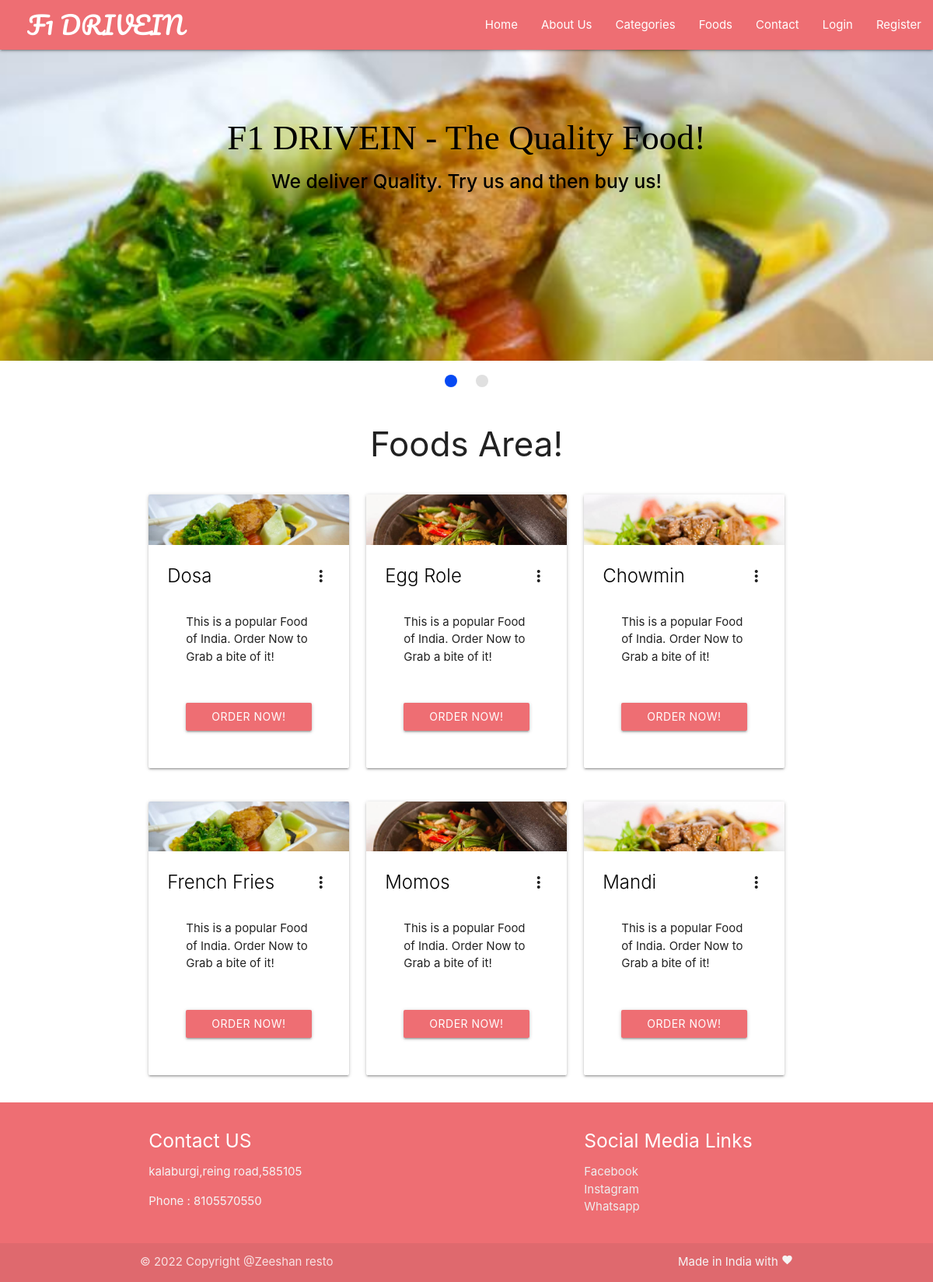
Screenshot of /foods.php with the database file from the repository.
### tables this page shows
CREATE TABLE `food` (
  `id` int(11) NOT NULL,
  `cat_id` int(10) NOT NULL,
  `fname` varchar(50) NOT NULL,
  `description` varchar(250) NOT NULL
);

### chunks/foods.php (the view, shortened to what this page needs)
<?php
require('backends/connection-pdo.php');
if (isset($_REQUEST['id'])) {
	$sql = 'SELECT * FROM food WHERE cat_id = "'.$_REQUEST['id'].'"';
} else {
	$sql = 'SELECT * FROM food';
}
$query  = $pdoconn->prepare($sql);
$query->execute();
$arr_all = $query->fetchAll(PDO::FETCH_ASSOC);
?>
<section class="fcategories">
	<div class="container">
		<div class="section white center">
			<h3 class="header">Foods Area!</h3>
		</div>
		<?php if (count($arr_all) == 0) {
	echo '<div class="section gray center" style="border: 1px solid black; border-radius: 5px;">
			<p class="header">Sorry No Categories to Display!</p>
		</div>';
} else {  ?>
<?php for ($i=1; $i <= count($arr_all); ) { ?>
		<div class="row">
			<?php for ($j=1; $j <= 3; $j++) { ?>
			<div class="col s12 m4">
				<div class="card">
				    <div class="card-image waves-effect waves-block waves-light">
				      <img class="activator" src="images/banner<?php echo $j; ?>.jpg">
				    </div>
				    <div class="card-content">
				      <span class="card-title activator grey-text text-darken-4"><a class="black-text" href=""><?php echo $arr_all[$i+$j-2]['fname']; ?></a><i class="material-icons right">more_vert</i></span>
				      <div class="card-content">
			          <p>This is a popular Food of India. Order Now to Grab a bite of it!</p>
			        </div>
			        <div class="card-content center">
			          <a href="backends/order-food.php?id=<?php echo $arr_all[$i+$j-2]['id']; ?>" style="background: #ee6e73;" class="btn waves-effect waves-block waves-light" href="">Order Now!</a>
			        </div>
				    </div>
				  </div>
			</div>
			<?php } ?>
			<?php $i = $i + 3; ?>
		</div>
		<?php
				}
			}
		?>
	</div>
</section>

### foods.php (shortened to what this page needs)
<!DOCTYPE html>
<html lang="en">
<head>
	<link rel="stylesheet" href="https://cdnjs.cloudflare.com/ajax/libs/materialize/1.0.0/css/materialize.min.css">
	<link rel="stylesheet" href="css/style.css">
</head>
<body>
	<?php require('chunks/navbar.php'); ?>
	<?php require('chunks/banner-slider.php'); ?>
	<?php require('chunks/foods.php'); ?>
	<?php require('chunks/footer.php'); ?>
</body>
</html>

### chunks/navbar.php (shortened to what this page needs)
<section class="fnavbar">
		<div class="navbar-fixed">
		<nav>
		    <div class="nav-wrapper">
		      <a href="#" class="brand-logo">F1 DRIVEIN</a>
		      <ul class="right hide-on-med-and-down">
		        <li><a href="/RestroGirls" class="hvr-grow">Home</a></li>
		        <li><a href="/RestroGirls/about-restro-girls.php" class="hvr-grow">About Us</a></li>
		        <li><a href="food-categories.php" class="hvr-grow">Categories</a></li>
		        <li><a href="foods.php" class="hvr-grow">Foods</a></li>
		        <li><a href="#" class="hvr-grow" onclick="toggleModal('Contact Info', 'You can contact us directly by calling to this number 8105570550. Check the bottom Footer Section of the website for more info.');">Contact</a></li>
		        <?php
		        	if (isset($_SESSION['user'])) {
		        		echo '<li><a href="#" class="hvr-grow">Hi, '.$_SESSION['user'].'</a></li>
		        		<li><a href="logout.php" class="hvr-grow">Logout</a></li>';
		        	} else {
		        		echo '<li><a href="#" class="hvr-grow modal-trigger" data-target="modal1">Login</a></li>
		        		<li><a href="#" class="hvr-grow modal-trigger" data-target="modal2">Register</a></li>';
		        	}
		        ?>
		      </ul>
		    </div>
		  </nav>
		</div>
	</section>

### chunks/banner-slider.php (shortened to what this page needs)
<section class="fslider">
		<div class="slider">
			<ul class="slides">
		    <li>
		    	<img src="images/banner1.jpg">
		    	<div class="caption center-align black-text">
		        <h3 style="font-size: 3rem !important; font-style: bold !important; font-family: 'Bree Serif', serif;"> F1 DRIVEIN - The Quality Food!</h3>
		        <h5 class="light black-text text-lighten-3"><strong>We deliver Quality. Try us and then buy us!</strong></h5>
		      </div>
		    </li>
		    </ul>
	  </div>
	</section>

### chunks/footer.php
<section class="ffooter">
		<footer class="page-footer">
          <div class="container">
            <div class="row">
              <div class="col l6 s12">
                <h5 class="white-text">Contact US</h5>
                <p class="grey-text text-lighten-4">kalaburgi,reing road,585105</p>
                <p class="grey-text text-lighten-4">Phone : 8105570550 </p>
              </div>
              <div class="col l4 offset-l2 s12">
                <h5 class="white-text">Social Media Links</h5>
                <ul>
                  <li><a class="grey-text text-lighten-3" href="#!">Facebook</a></li>
                  <li><a class="grey-text text-lighten-3" href="#!">Instagram</a></li>
                  <li><a class="grey-text text-lighten-3" href="#!">Whatsapp</a></li>
                </ul>
              </div>
            </div>
          </div>
          <div class="footer-copyright">
            <div class="container">
            © 2022 Copyright @Zeeshan resto
            <a class="grey-text text-lighten-4 right" href="#!">Made in India with <span><i class="tiny material-icons">favorite</i></span></a>
            </div>
          </div>
        </footer>
	</section>

### css/style.css (style rules this page uses)
.nav-wrapper > a { text-decoration: none; font-family: 'Pacifico', cursive; }
.hvr-grow { text-decoration: none; }
@media (min-width : 992px) { .nav-wrapper > a { padding-left: 35px; } }

### rows the page displays
food: fname "Dosa"
food: fname "Egg Role"
food: fname "Chowmin"
food: fname "French Fries"
food: fname "Momos"
food: fname "Mandi"
